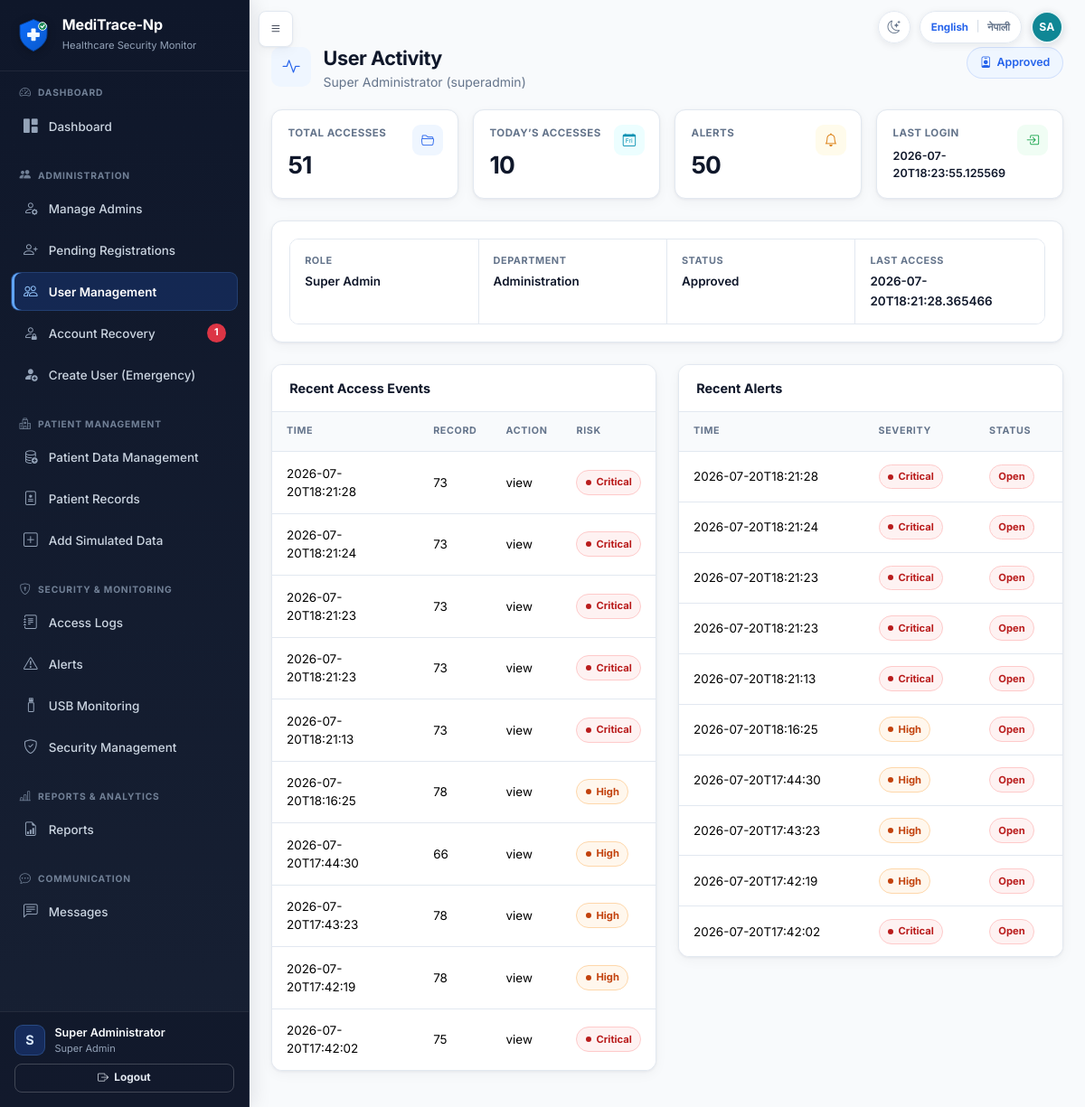
Page /admin/users/28/activity (signed in) on the committed database.
### tables this page shows
CREATE TABLE users (
            id INTEGER PRIMARY KEY AUTOINCREMENT,
            full_name TEXT NOT NULL,
            staff_id TEXT NOT NULL UNIQUE,
            email TEXT NOT NULL UNIQUE,
            username TEXT NOT NULL UNIQUE,
            password_hash TEXT NOT NULL,
            role TEXT NOT NULL,
            department TEXT NOT NULL,
            work_start TEXT NOT NULL,
            work_end TEXT NOT NULL,
            approval_status TEXT NOT NULL DEFAULT 'pending',
            is_active INTEGER NOT NULL DEFAULT 1,
            approved_by INTEGER,
            approved_at TEXT,
            rejection_reason TEXT,
            created_at TEXT NOT NULL,
            last_login TEXT, is_deleted INTEGER NOT NULL DEFAULT 0, failed_attempts INTEGER NOT NULL DEFAULT 0, locked_until TEXT, last_failed_login TEXT, must_change_password INTEGER NOT NULL DEFAULT 0, credential_version INTEGER NOT NULL DEFAULT 0, credentials_changed_at TEXT, credentials_changed_by INTEGER, preferred_language TEXT NOT NULL DEFAULT 'en',
            FOREIGN KEY (approved_by) REFERENCES users(id)
        );

CREATE TABLE access_events (
            id INTEGER PRIMARY KEY AUTOINCREMENT,
            user_id INTEGER NOT NULL,
            username TEXT NOT NULL,
            staff_id TEXT NOT NULL,
            role TEXT NOT NULL,
            department TEXT NOT NULL,
            record_id INTEGER,
            record_category TEXT,
            sensitivity_level TEXT,
            action_type TEXT NOT NULL,
            timestamp TEXT NOT NULL,
            ip_address TEXT,
            computer_name TEXT,
            is_after_hours INTEGER NOT NULL DEFAULT 0,
            is_sensitive INTEGER NOT NULL DEFAULT 0,
            department_match INTEGER NOT NULL DEFAULT 0,
            rule_result TEXT,
            ml_score INTEGER DEFAULT 0,
            final_risk_level TEXT NOT NULL DEFAULT 'Normal',
            alert_created INTEGER NOT NULL DEFAULT 0, rule_score INTEGER, anomaly_score INTEGER, hybrid_score INTEGER, baseline_source TEXT, anomaly_method TEXT, model_version TEXT, model_raw_score REAL, model_confidence TEXT, minimum_risk_override TEXT, human_review_required INTEGER NOT NULL DEFAULT 0, explanation_json TEXT, browser_info TEXT,
            FOREIGN KEY (user_id) REFERENCES users(id),
            FOREIGN KEY (record_id) REFERENCES patient_records(id)
        );

CREATE TABLE alerts (
            id INTEGER PRIMARY KEY AUTOINCREMENT,
            event_id INTEGER NOT NULL,
            user_id INTEGER NOT NULL,
            username TEXT NOT NULL,
            role TEXT NOT NULL,
            department TEXT NOT NULL,
            record_id INTEGER,
            severity TEXT NOT NULL,
            reason TEXT NOT NULL,
            triggered_rules TEXT,
            ml_score INTEGER DEFAULT 0,
            status TEXT NOT NULL DEFAULT 'open',
            created_at TEXT NOT NULL,
            resolved_by INTEGER,
            resolved_at TEXT,
            notes TEXT, rule_score INTEGER, anomaly_score INTEGER, hybrid_score INTEGER, baseline_source TEXT, anomaly_method TEXT, model_version TEXT, model_confidence TEXT, minimum_risk_override TEXT, human_review_required INTEGER NOT NULL DEFAULT 1, explanation_json TEXT,
            FOREIGN KEY (event_id) REFERENCES access_events(id),
            FOREIGN KEY (user_id) REFERENCES users(id),
            FOREIGN KEY (resolved_by) REFERENCES users(id)
        );

### app.py (the view)
@app.route('/admin/users/<int:user_id>/activity')
@login_required
@admin_panel_required
def user_activity(user_id):
    activity = get_user_activity_summary(user_id)
    if not activity:
        abort(404)
    return render_template('user_activity.html', activity=activity)

### templates/user_activity.html (shortened to what this page needs)
{% extends "base.html" %}
{% from "macros.html" import risk_badge, page_header %}
{% block content %}
<div class="app-page">
{{ page_header('User Activity', activity.user.full_name ~ ' (' ~ activity.user.username ~ ')', 'bi-activity', tr_display(activity.user.approval_status), 'bi-person-badge') }}
<div class="row g-3 mb-4">
  <div class="col-md-3"><div class="card metric-card"><div class="card-body"><div class="metric-icon"><i class="bi bi-folder2-open"></i></div><div class="metric-label">Total Accesses</div><p class="metric-value">{{ activity.total_records_accessed }}</p></div></div></div>
  <div class="col-md-3"><div class="card metric-card metric-info"><div class="card-body"><div class="metric-icon"><i class="bi bi-calendar-day"></i></div><div class="metric-label">Today’s Accesses</div><p class="metric-value">{{ activity.records_accessed_today }}</p></div></div></div>
  <div class="col-md-3"><div class="card metric-card metric-warning"><div class="card-body"><div class="metric-icon"><i class="bi bi-bell"></i></div><div class="metric-label">Alerts</div><p class="metric-value">{{ activity.alerts_generated }}</p></div></div></div>
  <div class="col-md-3"><div class="card metric-card metric-success"><div class="card-body"><div class="metric-icon"><i class="bi bi-box-arrow-in-right"></i></div><div class="metric-label">Last Login</div><p class="mt-2 mb-0 fw-semibold small">{{ activity.last_login or 'N/A' }}</p></div></div></div>
</div>
<div class="card mb-4">
  <div class="card-body">
    <div class="detail-grid">
      <div class="detail-item"><span class="detail-label">Role</span><span class="detail-value">{{ tr_display(activity.user.role) }}</span></div>
      <div class="detail-item"><span class="detail-label">Department</span><span class="detail-value">{{ tr_display(activity.user.department) }}</span></div>
      <div class="detail-item"><span class="detail-label">Status</span><span class="detail-value">{{ tr_display(activity.user.approval_status) }}</span></div>
      <div class="detail-item"><span class="detail-label">Last Access</span><span class="detail-value">{{ activity.last_access_time or 'N/A' }}</span></div>
    </div>
  </div>
</div>
<div class="row g-4">
  <div class="col-md-6">
    <div class="card">
      <div class="card-header">Recent Access Events</div>
      <div class="table-responsive"><table class="table table-sm mb-0">
        <thead><tr><th>Time</th><th>Record</th><th>Action</th><th>Risk</th></tr></thead>
        <tbody>
          {% for e in activity.recent_events %}
          <tr>
            <td>{{ e.timestamp[:19] }}</td>
            <td>{{ e.record_id or '-' }}</td>
            <td>{{ e.action_type }}</td>
            <td>{{ risk_badge(e.final_risk_level) }}</td>
          </tr>
          {% else %}
          <tr><td colspan="4" class="text-center text-muted">No events</td></tr>
          {% endfor %}
        </tbody>
      </table></div>
    </div>
  </div>
  <div class="col-md-6">
    <div class="card">
      <div class="card-header">Recent Alerts</div>
      <div class="table-responsive"><table class="table table-sm mb-0">
        <thead><tr><th>Time</th><th>Severity</th><th>Status</th></tr></thead>
        <tbody>
          {% for a in activity.recent_alerts %}
          <tr>
            <td>{{ a.created_at[:19] }}</td>
            <td>{{ risk_badge(a.severity) }}</td>
            <td><span class="status-pill status-{{ 'resolved' if a.status == 'resolved' else 'open' }}">{{ tr_display(a.status) }}</span></td>
          </tr>
          {% else %}
          <tr><td colspan="3" class="text-center text-muted">No alerts</td></tr>
          {% endfor %}
        </tbody>
      </table></div>
    </div>
  </div>
</div>
</div>
{% endblock %}

### templates/base.html (shortened to what this page needs)
<!DOCTYPE html>
<html lang="{{ current_locale|default('en') }}" data-theme="light">
<head>
    <link href="https://cdn.jsdelivr.net/npm/bootstrap@5.3.2/dist/css/bootstrap.min.css" rel="stylesheet">
    <link href="https://cdn.jsdelivr.net/npm/bootstrap-icons@1.11.1/font/bootstrap-icons.css" rel="stylesheet">
    <link href="{{ url_for('static', filename='css/style.css') }}" rel="stylesheet">
    <link href="{{ url_for('static', filename='css/explainability.css') }}" rel="stylesheet">
    <link href="{{ url_for('static', filename='css/theme.css') }}" rel="stylesheet">
</head>
<body class="{% if current_user.is_authenticated %}has-sidebar{% endif %}">
    {% set language_return_path = request.full_path if request.query_string else request.path %}
    {% macro language_switch(extra_class='') %}
    <form method="POST" action="{{ url_for('change_language') }}" class="language-switch {{ extra_class }}" aria-label="{{ _('Switch language') }}">
        <button type="submit" name="language" value="en" class="language-option{% if current_locale == 'en' %} active{% endif %}" lang="en" aria-pressed="{{ 'true' if current_locale == 'en' else 'false' }}">English</button>
        <span class="language-divider" aria-hidden="true">|</span>
        <button type="submit" name="language" value="ne" class="language-option{% if current_locale == 'ne' %} active{% endif %}" lang="ne" aria-pressed="{{ 'true' if current_locale == 'ne' else 'false' }}">नेपाली</button>
    </form>
    {% endmacro %}
    {% macro theme_toggle(extra_class='') %}
    <button
        type="button"
        class="theme-toggle {{ extra_class }}"
        aria-label="{{ _('Switch to Dark Mode') }}"
        aria-pressed="false"
        title="{{ _('Switch to Dark Mode') }}"
        data-label-dark="{{ _('Switch to Dark Mode') }}"
        data-label-light="{{ _('Switch to Light Mode') }}"
    ><i class="bi bi-moon-stars" aria-hidden="true"></i></button>
    {% endmacro %}
    {% if current_user.is_authenticated %}
    {% from "macros.html" import user_initials %}
    {% set avatar_name = current_user.full_name|default('', true)|trim %}
    {% if not avatar_name %}{% set avatar_name = current_user.display_name|default('', true)|trim %}{% endif %}
    {% if not avatar_name %}{% set avatar_name = current_user.username|default('User', true)|trim %}{% endif %}
    <button type="button" class="btn btn-dark sidebar-toggle-btn" id="sidebarToggle" aria-label="{{ _('Toggle navigation') }}">
        <i class="bi bi-list"></i>
    </button>
    <div class="authenticated-header-actions" aria-label="{{ _('Current user') }}">
        {{ theme_toggle() }}
        {{ language_switch() }}
        <span
            class="header-user-avatar"
            role="img"
            aria-label="{{ _('Signed in as {name}', name=avatar_name) }}"
            title="{{ avatar_name }}"
        >{{ user_initials(current_user) }}</span>
    </div>
    <aside class="sidebar" id="sidebar">
        <div class="sidebar-brand">
            <img src="{{ url_for('static', filename='images/meditrace-logo.svg') }}" alt="{{ APP_NAME|default('MediTrace-Np') }}" class="brand-logo">
            <div>
                <h5 class="text-white mb-0 brand-title">{{ APP_NAME|default('MediTrace-Np') }}</h5>
                <small class="text-muted">Healthcare Security Monitor</small>
            </div>
        </div>
        <div class="sidebar-nav-scroll">
            {% import "sidebar_macros.html" as sidebar with context %}
            {% if current_user.is_admin_panel %}
                {{ sidebar.admin_sidebar() }}
            {% else %}
                {{ sidebar.staff_sidebar() }}
            {% endif %}
        </div>
        <div class="sidebar-footer">
            <div class="sidebar-user-summary">
                <span class="sidebar-user-avatar" aria-hidden="true">{{ current_user.full_name[:1]|upper }}</span>
                <div class="sidebar-user-copy">
                    <div class="small text-muted sidebar-user-name">{{ current_user.full_name }}</div>
                    <div class="small text-muted sidebar-user-role">{{ tr_display(current_user.role) }}</div>
                </div>
            </div>
            <a href="{{ url_for('logout') }}" class="btn btn-outline-light btn-sm mt-2 w-100 fw-bold">
                <i class="bi bi-box-arrow-right"></i> Logout
            </a>
        </div>
    </aside>
    <main class="main-content" id="mainContent">
    {% else %}
    <div class="public-header-actions">
        {{ theme_toggle('public-theme-toggle') }}
        {{ language_switch('public-language-switch') }}
    </div>
    <main class="auth-main container py-4">
    {% endif %}
            {% block content %}{% endblock %}
    {% if current_user.is_authenticated %}
    </main>
    {% else %}
    </main>
    {% endif %}
</body>
</html>

### templates/macros.html (shortened to what this page needs)
{% macro risk_badge(level) %}
{% if level == 'Critical' %}<span class="status-pill status-critical"><span class="status-dot"></span>{{ tr_display(level) }}</span>
{% elif level == 'High' %}<span class="status-pill status-high"><span class="status-dot"></span>{{ tr_display(level) }}</span>
{% elif level == 'Medium' %}<span class="status-pill status-medium"><span class="status-dot"></span>{{ tr_display(level) }}</span>
{% else %}<span class="status-pill status-normal"><span class="status-dot"></span>{{ tr_display(level or 'Normal') }}</span>{% endif %}
{% endmacro %}
{% macro page_header(title, subtitle, icon, badge=None, badge_icon='bi-shield-check') %}
<header class="app-page-header">
    <div class="app-page-header-left">
        <div class="app-page-icon" aria-hidden="true"><i class="bi {{ icon }}"></i></div>
        <div>
            <h1 class="app-page-title">{{ _(title) }}</h1>
            {% if subtitle %}<p class="app-page-subtitle">{{ _(subtitle) }}</p>{% endif %}
        </div>
    </div>
    {% if badge %}
    <span class="app-page-badge"><i class="bi {{ badge_icon }}"></i>{{ _(badge) }}</span>
    {% endif %}
</header>
{% endmacro %}
{% macro user_initials(user) -%}
{% set full_name = user.full_name|default('', true)|trim %}
{% set display_name = user.display_name|default('', true)|trim %}
{% set username = user.username|default('', true)|trim %}
{% set initials_source = full_name or display_name or username %}
{% set name_parts = initials_source.split() %}
{% if name_parts|length > 1 %}{{ (name_parts[0][0] ~ name_parts[-1][0])|upper }}
{% elif name_parts|length == 1 %}{{ name_parts[0][0]|upper }}
{% else %}?{% endif %}
{%- endmacro %}

### rows in the picture
users: full_name "S", full_name "Super Administrator", role "Super Admin", last_login "2026-07-20T18:23:55.125569", department "Administration", approval_status "Approved"
access_events: timestamp "2026-07-20T18:21:28", record "73", action_type "view", final_risk_level "Critical"
access_events: timestamp "2026-07-20T18:21:24", record "73", action_type "view", final_risk_level "Critical"
access_events: timestamp "2026-07-20T18:21:23", record "73", action_type "view", final_risk_level "Critical"
access_events: timestamp "2026-07-20T18:21:23", record "73", action_type "view", final_risk_level "Critical"
access_events: timestamp "2026-07-20T18:21:13", record "73", action_type "view", final_risk_level "Critical"
access_events: timestamp "2026-07-20T18:16:25", record "78", action_type "view", final_risk_level "High"
access_events: timestamp "2026-07-20T17:44:30", record "66", action_type "view", final_risk_level "High"
access_events: timestamp "2026-07-20T17:43:23", record "78", action_type "view", final_risk_level "High"
access_events: timestamp "2026-07-20T17:42:19", record "78", action_type "view", final_risk_level "High"
access_events: timestamp "2026-07-20T17:42:02", record "75", action_type "view", final_risk_level "Critical"
alerts: created_at "2026-07-20T18:21:28", severity "Critical", status "Open"
alerts: created_at "2026-07-20T18:21:24", severity "Critical", status "Open"
alerts: created_at "2026-07-20T18:21:23", severity "Critical", status "Open"
alerts: created_at "2026-07-20T18:21:23", severity "Critical", status "Open"
alerts: created_at "2026-07-20T18:21:13", severity "Critical", status "Open"
alerts: created_at "2026-07-20T18:16:25", severity "High", status "Open"
alerts: created_at "2026-07-20T17:44:30", severity "High", status "Open"
alerts: created_at "2026-07-20T17:43:23", severity "High", status "Open"
alerts: created_at "2026-07-20T17:42:19", severity "High", status "Open"
alerts: created_at "2026-07-20T17:42:02", severity "Critical", status "Open"

### other values in the picture
{{ (name_parts[0][0] ~ name_parts[-1][0])|upper }} "SA"
{{ APP_NAME|default('MediTrace-Np') }} "MediTrace-Np"
{{ open_recovery_request_count }} "1"
{{ activity.total_records_accessed }} "51"
{{ activity.records_accessed_today }} "10"
{{ activity.alerts_generated }} "50"
{{ activity.last_access_time or 'N/A' }} "2026-07-20T18:21:28.365466"
